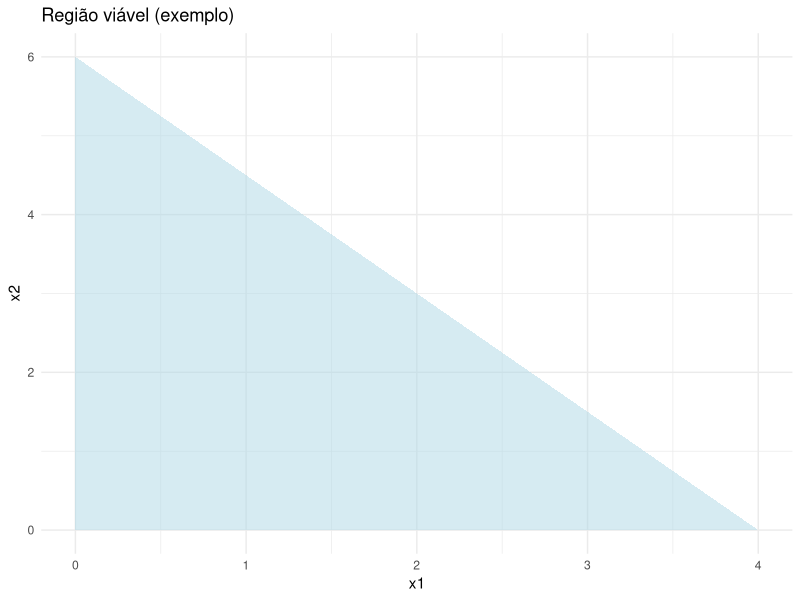

Generate this figure with R:
## ---- chunk 1
# Exemplo em R: visualização simples
library(ggplot2)
df <- data.frame(x1 = c(0,4,0), x2 = c(0,0,6))
ggplot(df, aes(x1, x2)) +
  geom_polygon(fill="lightblue", alpha=0.5) +
  labs(title="Região viável (exemplo)") +
  theme_minimal()
